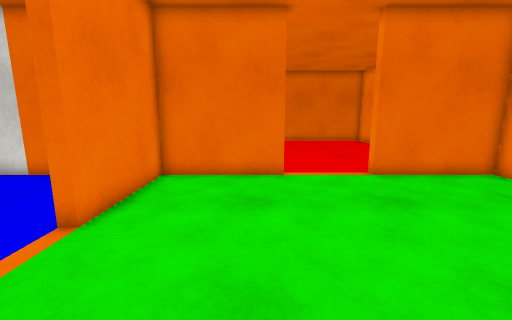
view 1 (above)

12 first-person views from a walk through a 3-D level made in the Unity game engine. The camera is 1.2 m above the floor, tilts 10° down and sees 90° across. The floor is counted in squares, 0.45 m on a side. Each view is taken from the middle of a square. On the plan, view 1 faces up. The plan holds only what a view shows up to about 18 squares ahead; the rest is blank. The place goes on beyond the plan. The player character is not drawn. Surface patterns are stand-ins for the level's own textures.

view 2
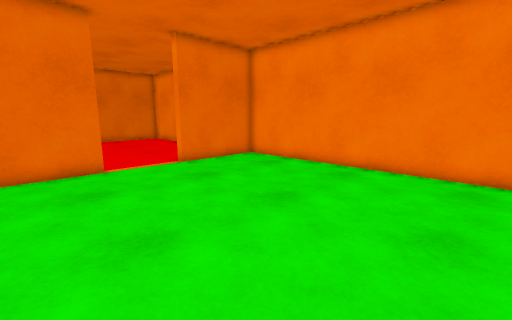

view 3
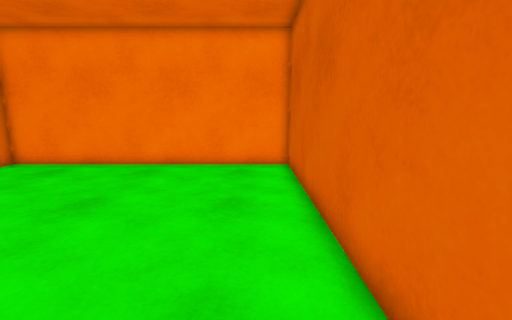

view 4
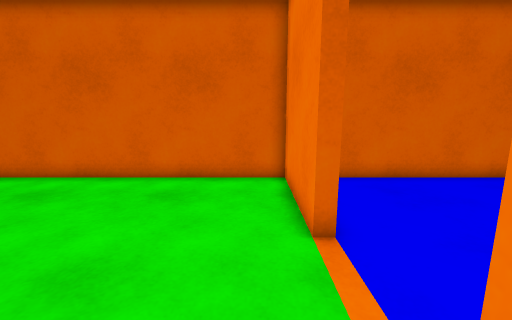

view 5
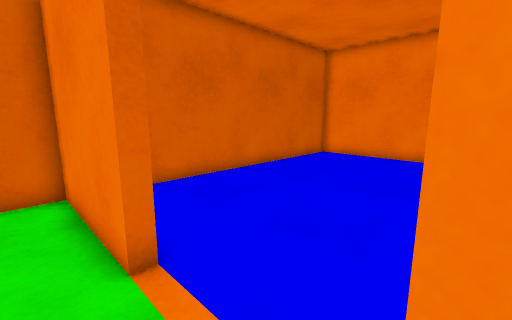

view 6
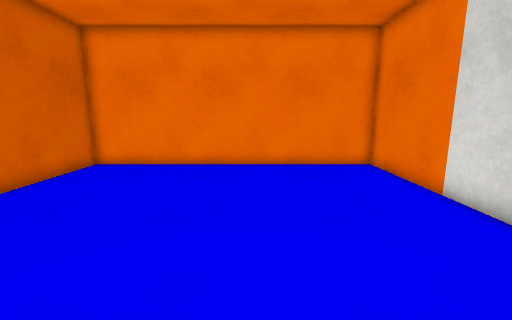

view 7
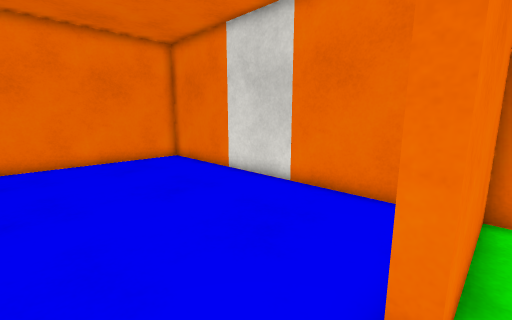

view 8
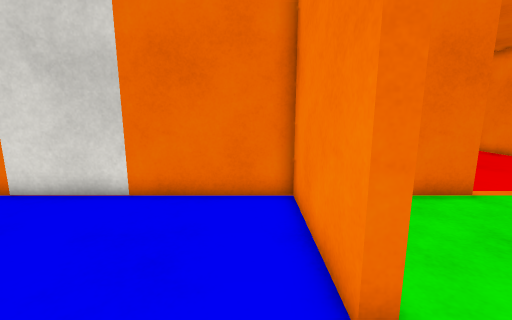

view 9
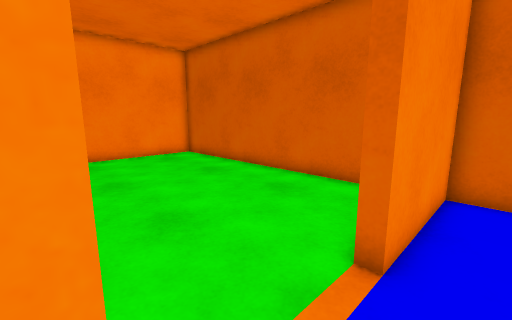

view 10
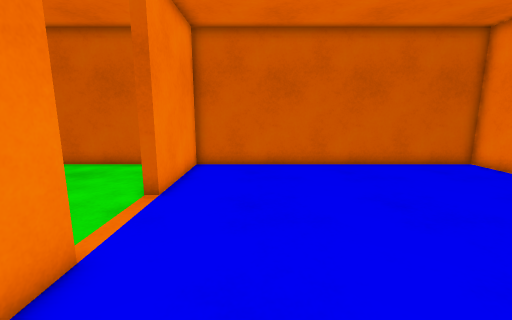

view 11
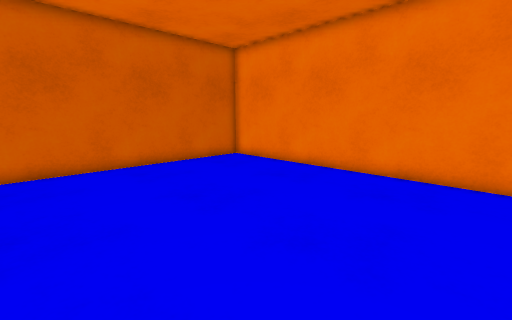

view 12
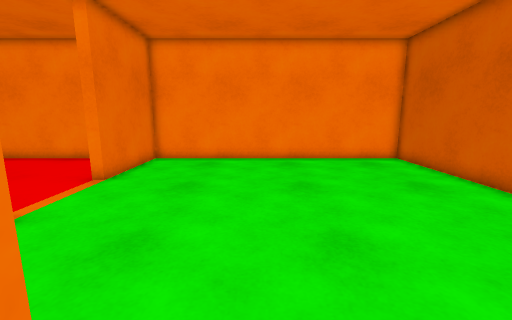

### Floor plan
Ten units are one square. View 1 is at (0, 0); x grows to the right and y downward. Boxes are objects, and circles mark ways between rooms. Rooms are numbered by the first view taken in them; rooms with no view inside come last. Other rooms are left out.
<svg viewBox="-203 -120 316 162">
<path fill="none" stroke="#000" d="M14 -112 -42 -112 -42 -58 -48 -58M-48 -18 -42 -18 -42 37 108 37 108 -112 53 -112M-48 -58 -48 -112 -198 -112 -198 37 -48 37 -48 -18"/>
<circle cx="-45" cy="-40" r="3" fill="#2a7"/>
<text x="30" y="-40">1</text>
<text x="-120" y="-40">2</text>
</svg>
Room 1 opens to room 2.

Where each view was taken, in squares from view 1:
view 1: 0 up, 0 right, facing up
view 2: 2 down, 2 left, facing up-right
view 3: 2 down, 3 left, facing right
view 4: 7 up, 3 left, facing down
view 5: 6 up, 3 left, facing down-left
view 6: 5 up, 6 left, facing left
view 7: 3 up, 4 left, facing up-left
view 8: 3 up, 6 left, facing up
view 9: 6 up, 6 left, facing down-right
view 10: 10 up, 8 left, facing down
view 11: 10 up, 8 left, facing down-left
view 12: 5 up, 5 left, facing right
